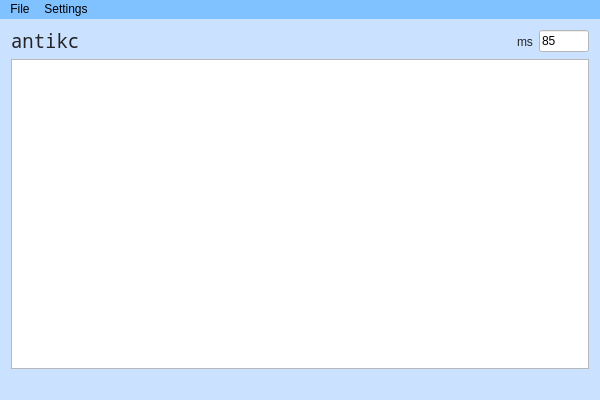
<?xml version="1.0" encoding="UTF-8"?>
<ui version="4.0">
 <class>antikcClass</class>
 <widget class="QMainWindow" name="antikcClass">
  <property name="geometry">
   <rect>
    <x>0</x>
    <y>0</y>
    <width>600</width>
    <height>400</height>
   </rect>
  </property>
  <property name="windowTitle">
   <string>antikc</string>
  </property>
  <property name="styleSheet">
   <string notr="true">QMainWindow
{
	background-color: rgb(202, 225, 255);
}

QMenuBar
{
	
	background-color: rgb(128, 194, 255);
}

QMenu
{
	background-color: rgb(202, 225, 255);
}


QMenu::item:selected
{
	background-color: rgb(221, 236, 255);
	color: rgb(36, 36, 36);
 }
</string>
  </property>
  <widget class="QWidget" name="centralWidget">
   <property name="styleSheet">
    <string notr="true">
QLabel
{
	color: rgb(36, 36, 36);
}

QHeaderView::section
{	
	color: rgb(45, 45, 45);
}

QTableView
{
	gridline-color: rgb(106, 106, 106);
	outline: 0;
}

QTableView::item
{
	border: 0px;
}

QTableView::item::selected
{
	background-color: rgb(104, 180, 255);
}

QScrollBar:vertical {              
        border: 1px solid #999999;
        background:white;
        width:10px;    
        margin: 0px 0px 0px 0px;
    }
    QScrollBar::handle:vertical {
        background: qlineargradient(x1:0, y1:0, x2:1, y2:0,
        stop: 0 rgb(118, 134, 224), stop: 0.5 rgb(118, 134, 224), stop:1 rgb(118, 134, 224));
        min-height: 0px;
    }
    QScrollBar::add-line:vertical {
        background: qlineargradient(x1:0, y1:0, x2:1, y2:0,
        stop: 0 rgb(118, 134, 224), stop: 0.5 rgb(118, 134, 224),  stop:1 rgb(118, 134, 224));
        height: 0px;
        subcontrol-position: bottom;
        subcontrol-origin: margin;
    }
    QScrollBar::sub-line:vertical {
        background: qlineargradient(x1:0, y1:0, x2:1, y2:0,
        stop: 0  rgb(118, 134, 224), stop: 0.5 rgb(118, 134, 224),  stop:1 rgb(118, 134, 224));
        height: 0 px;
        subcontrol-position: top;
        subcontrol-origin: margin;
    }</string>
   </property>
   <layout class="QGridLayout" name="gridLayout">
    <item row="2" column="0" colspan="4">
     <widget class="QTableView" name="tableView">
      <property name="styleSheet">
       <string notr="true"/>
      </property>
     </widget>
    </item>
    <item row="1" column="3">
     <widget class="QLineEdit" name="lineEdit">
      <property name="maximumSize">
       <size>
        <width>50</width>
        <height>16777215</height>
       </size>
      </property>
      <property name="styleSheet">
       <string notr="true">background-color: rgb(255, 255, 255);</string>
      </property>
      <property name="text">
       <string>85</string>
      </property>
     </widget>
    </item>
    <item row="1" column="2">
     <widget class="QLabel" name="label">
      <property name="styleSheet">
       <string notr="true"/>
      </property>
      <property name="text">
       <string>ms</string>
      </property>
     </widget>
    </item>
    <item row="1" column="1">
     <spacer name="horizontalSpacer">
      <property name="orientation">
       <enum>Qt::Horizontal</enum>
      </property>
      <property name="sizeHint" stdset="0">
       <size>
        <width>40</width>
        <height>20</height>
       </size>
      </property>
     </spacer>
    </item>
    <item row="1" column="0">
     <widget class="QLabel" name="label_2">
      <property name="font">
       <font>
        <family>Noto Mono</family>
        <pointsize>14</pointsize>
       </font>
      </property>
      <property name="text">
       <string>antikc</string>
      </property>
     </widget>
    </item>
    <item row="3" column="3">
     <widget class="QLabel" name="version_label">
      <property name="styleSheet">
       <string notr="true">color: rgb(76, 76, 76);</string>
      </property>
      <property name="text">
       <string/>
      </property>
     </widget>
    </item>
   </layout>
  </widget>
  <widget class="QMenuBar" name="menuBar">
   <property name="geometry">
    <rect>
     <x>0</x>
     <y>0</y>
     <width>600</width>
     <height>21</height>
    </rect>
   </property>
   <widget class="QMenu" name="menuFile">
    <property name="title">
     <string>File</string>
    </property>
    <addaction name="actionQuit"/>
   </widget>
   <widget class="QMenu" name="menuSettings">
    <property name="title">
     <string>Settings</string>
    </property>
    <addaction name="actionPreferences"/>
   </widget>
   <addaction name="menuFile"/>
   <addaction name="menuSettings"/>
  </widget>
  <action name="actionPreferences">
   <property name="text">
    <string>Preferences</string>
   </property>
  </action>
  <action name="actionQuit">
   <property name="text">
    <string>Quit</string>
   </property>
  </action>
 </widget>
 <layoutdefault spacing="6" margin="11"/>
 <resources>
  <include location="antikc.qrc"/>
 </resources>
 <connections/>
</ui>
